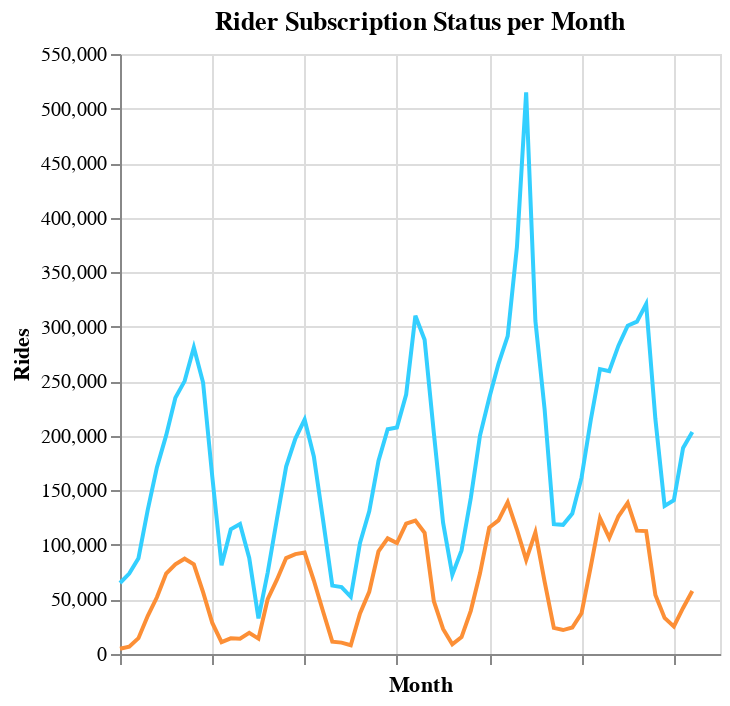

The notebook cell this image was saved under:
### Code cell
# Plot rides_per_month() data
df_2 = conn.rides_per_month()
sub_chart = alt.Chart(df_2).mark_line().encode(x=alt.X('id', title=""),
                                 y=alt.Y("sub rides", title=""),
                                 color=alt.value("#33CFFF"))
non_sub_chart = alt.Chart(df_2).mark_line().encode(x=alt.X("id",
                                                           axis=alt.Axis(labels=False,
                                                                         title="Month")),
                                     y=alt.Y("non sub rides", title="Rides"),
                                     color=alt.value("#FC8F36"))
chart = alt.layer(sub_chart,non_sub_chart).properties(title="Rider Subscription Status per Month")
chart

### Figure 1 — Vega-Lite specification as saved in the notebook (floating-point values rounded to 4 significant figures)
{"config": {"view": {"continuousWidth": 300, "continuousHeight": 300}}, "layer": [{"mark": {"type": "line"}, "encoding": {"color": {"value": "#33CFFF"}, "x": {"field": "id", "title": "", "type": "quantitative"}, "y": {"field": "sub rides", "title": "", "type": "quantitative"}}}, {"mark": {"type": "line"}, "encoding": {"color": {"value": "#FC8F36"}, "x": {"axis": {"labels": false, "title": "Month"}, "field": "id", "type": "quantitative"}, "y": {"field": "non sub rides", "title": "Rides", "type": "quantitative"}}}], "data": {"name": "data-3ee822bb24649c8c642e923a07ca9c9f"}, "title": "Rider Subscription Status per Month", "$schema": "https://vega.github.io/schema/vega-lite/v5.17.0.json", "datasets": {"data-3ee822bb24649c8c642e923a07ca9c9f": [{"id": 0, "month": 1, "year": 2019, "sub rides": 65090, "non sub rides": 4781, "number of rides": 69871}, {"id": 1, "month": 2, "year": 2019, "sub rides": 73691, "non sub rides": 6775, "number of rides": 80466}, {"id": 2, "month": 3, "year": 2019, "sub rides": 87846, "non sub rides": 14523, "number of rides": 102369}, {"id": 3, "month": 4, "year": 2019, "sub rides": 131880, "non sub rides": 34814, "number of rides": 166694}, {"id": 4, "month": 5, "year": 2019, "sub rides": 171087, "non sub rides": 51997, "number of rides": 223084}, {"id": 5, "month": 6, "year": 2019, "sub rides": 200384, "non sub rides": 73699, "number of rides": 274083}, {"id": 6, "month": 7, "year": 2019, "sub rides": 234918, "non sub rides": 82110, "number of rides": 317028}, {"id": 7, "month": 8, "year": 2019, "sub rides": 250157, "non sub rides": 87361, "number of rides": 337518}, {"id": 8, "month": 9, "year": 2019, "sub rides": 281024, "non sub rides": 82161, "number of rides": 363185}, {"id": 9, "month": 10, "year": 2019, "sub rides": 248801, "non sub rides": 56703, "number of rides": 305504}, {"id": 10, "month": 11, "year": 2019, "sub rides": 162317, "non sub rides": 28442, "number of rides": 190759}, {"id": 11, "month": 12, "year": 2019, "sub rides": 81298, "non sub rides": 10910, "number of rides": 92208}, {"id": 12, "month": 1, "year": 2020, "sub rides": 114229, "non sub rides": 14369, "number of rides": 128598}, {"id": 13, "month": 2, "year": 2020, "sub rides": 119176, "non sub rides": 14059, "number of rides": 133235}, {"id": 14, "month": 3, "year": 2020, "sub rides": 87969, "non sub rides": 19381, "number of rides": 107350}, {"id": 15, "month": 4, "year": 2020, "sub rides": 32675, "non sub rides": 14118, "number of rides": 46793}, {"id": 16, "month": 5, "year": 2020, "sub rides": 74616, "non sub rides": 50263, "number of rides": 124879}, {"id": 17, "month": 6, "year": 2020, "sub rides": 123743, "non sub rides": 68100, "number of rides": 191843}, {"id": 18, "month": 7, "year": 2020, "sub rides": 171798, "non sub rides": 87928, "number of rides": 259726}, {"id": 19, "month": 8, "year": 2020, "sub rides": 197502, "non sub rides": 91531, "number of rides": 289033}, {"id": 20, "month": 9, "year": 2020, "sub rides": 214888, "non sub rides": 92965, "number of rides": 307853}, {"id": 21, "month": 10, "year": 2020, "sub rides": 181059, "non sub rides": 67364, "number of rides": 248423}, {"id": 22, "month": 11, "year": 2020, "sub rides": 122707, "non sub rides": 39005, "number of rides": 161712}, {"id": 23, "month": 12, "year": 2020, "sub rides": 62690, "non sub rides": 11312, "number of rides": 74002}, {"id": 24, "month": 1, "year": 2021, "sub rides": 61382, "non sub rides": 10423, "number of rides": 71805}, {"id": 25, "month": 2, "year": 2021, "sub rides": 52433, "non sub rides": 8014, "number of rides": 60447}, {"id": 26, "month": 3, "year": 2021, "sub rides": 101859, "non sub rides": 37187, "number of rides": 139046}, {"id": 27, "month": 4, "year": 2021, "sub rides": 130828, "non sub rides": 56988, "number of rides": 187816}, {"id": 28, "month": 5, "year": 2021, "sub rides": 176880, "non sub rides": 94013, "number of rides": 270893}, {"id": 29, "month": 6, "year": 2021, "sub rides": 205991, "non sub rides": 105978, "number of rides": 311969}, {"id": 30, "month": 7, "year": 2021, "sub rides": 207652, "non sub rides": 101751, "number of rides": 309403}, {"id": 31, "month": 8, "year": 2021, "sub rides": 237811, "non sub rides": 119527, "number of rides": 357338}, {"id": 32, "month": 9, "year": 2021, "sub rides": 310019, "non sub rides": 122235, "number of rides": 432254}, {"id": 33, "month": 10, "year": 2021, "sub rides": 288050, "non sub rides": 111132, "number of rides": 399182}, {"id": 34, "month": 11, "year": 2021, "sub rides": 202547, "non sub rides": 48378, "number of rides": 250925}, {"id": 35, "month": 12, "year": 2021, "sub rides": 120362, "non sub rides": 22938, "number of rides": 143300}, {"id": 36, "month": 1, "year": 2022, "sub rides": 72678, "non sub rides": 8935, "number of rides": 81613}, {"id": 37, "month": 2, "year": 2022, "sub rides": 94934, "non sub rides": 15526, "number of rides": 110460}, {"id": 38, "month": 3, "year": 2022, "sub rides": 142860, "non sub rides": 39561, "number of rides": 182421}, {"id": 39, "month": 4, "year": 2022, "sub rides": 200281, "non sub rides": 73983, "number of rides": 274264}, {"id": 40, "month": 5, "year": 2022, "sub rides": 234701, "non sub rides": 115959, "number of rides": 350660}, {"id": 41, "month": 6, "year": 2022, "sub rides": 265992, "non sub rides": 122539, "number of rides": 388531}, {"id": 42, "month": 7, "year": 2022, "sub rides": 291377, "non sub rides": 139208, "number of rides": 430585}, {"id": 43, "month": 8, "year": 2022, "sub rides": 373065, "non sub rides": 114136, "number of rides": 487201}, {"id": 44, "month": 9, "year": 2022, "sub rides": 514753, "non sub rides": 86296, "number of rides": 601049}, {"id": 45, "month": 10, "year": 2022, "sub rides": 305433, "non sub rides": 111531, "number of rides": 416964}, {"id": 46, "month": 11, "year": 2022, "sub rides": 224233, "non sub rides": 66388, "number of rides": 290621}, {"id": 47, "month": 12, "year": 2022, "sub rides": 119011, "non sub rides": 23901, "number of rides": 142912}, {"id": 48, "month": 1, "year": 2023, "sub rides": 118396, "non sub rides": 21944, "number of rides": 140340}, {"id": 49, "month": 2, "year": 2023, "sub rides": 128732, "non sub rides": 24243, "number of rides": 152975}, {"id": 50, "month": 3, "year": 2023, "sub rides": 161651, "non sub rides": 37352, "number of rides": 199003}, {"id": 51, "month": 4, "year": 2023, "sub rides": 214534, "non sub rides": 80019, "number of rides": 294553}, {"id": 52, "month": 5, "year": 2023, "sub rides": 261131, "non sub rides": 124443, "number of rides": 385574}, {"id": 53, "month": 6, "year": 2023, "sub rides": 259304, "non sub rides": 106426, "number of rides": 365730}, {"id": 54, "month": 7, "year": 2023, "sub rides": 282624, "non sub rides": 126228, "number of rides": 408852}, {"id": 55, "month": 8, "year": 2023, "sub rides": 300895, "non sub rides": 138543, "number of rides": 439438}, {"id": 56, "month": 9, "year": 2023, "sub rides": 304606, "non sub rides": 113084, "number of rides": 417690}, {"id": 57, "month": 10, "year": 2023, "sub rides": 320754, "non sub rides": 112688, "number of rides": 433442}, {"id": 58, "month": 11, "year": 2023, "sub rides": 215369, "non sub rides": 54125, "number of rides": 269494}, {"id": 59, "month": 12, "year": 2023, "sub rides": 135803, "non sub rides": 33051, "number of rides": 168854}, {"id": 60, "month": 1, "year": 2024, "sub rides": 140936, "non sub rides": 25264, "number of rides": 166200}, {"id": 61, "month": 2, "year": 2024, "sub rides": 188940, "non sub rides": 42223, "number of rides": 231163}, {"id": 62, "month": 3, "year": 2024, "sub rides": 203496, "non sub rides": 57691, "number of rides": 261187}]}}
